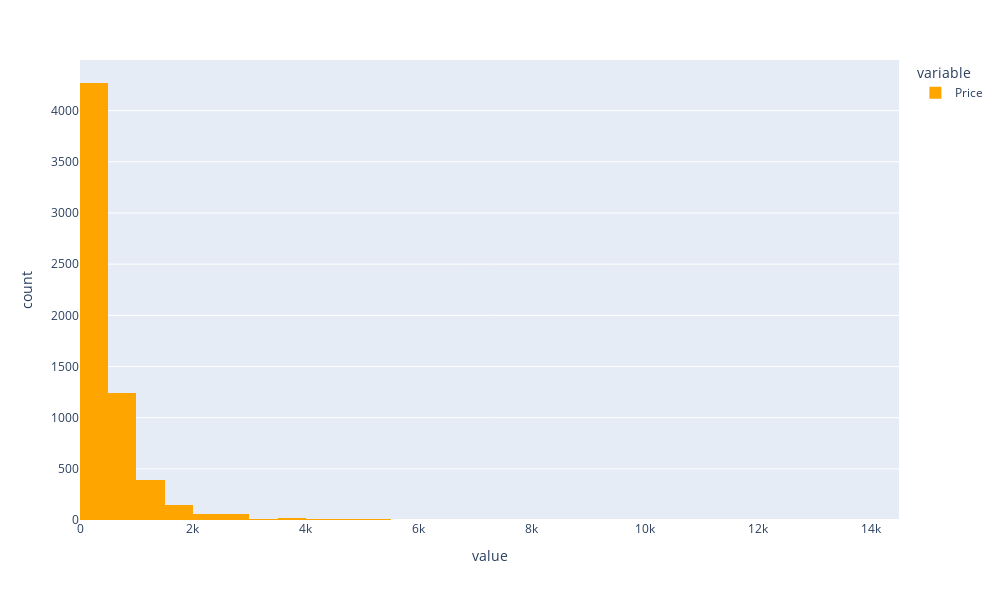

The notebook cell saved with this chart:
### Code cell
import cufflinks as cf
import chart_studio.plotly as py
import plotly.express as px
import seaborn as sns
%matplotlib inline

from plotly.offline import download_plotlyjs, init_notebook_mode, plot, iplot
init_notebook_mode(connected=True)
cf.go_offline()


fig = px.histogram(train_data.Price, nbins=50,color_discrete_sequence=['orange'])

fig.update_layout(
    autosize=False,
    width=1000,
    height=600)
fig.show()

### Figure 1 — Plotly figure (JSON) as saved in the notebook; plotly's stock layout.template omitted (floating-point values rounded to 4 significant figures; data arrays with more than 128 entries replaced by an {"elided": "..."} marker saying what was removed)
{"data": [{"alignmentgroup": "True", "bingroup": "x", "hovertemplate": "variable=Price<br>value=%{x}<br>count=%{y}<extra></extra>", "legendgroup": "Price", "marker": {"color": "orange", "pattern": {"shape": ""}}, "name": "Price", "nbinsx": 50, "offsetgroup": "Price", "orientation": "v", "showlegend": true, "type": "histogram", "x": {"elided": "6237 float values"}, "xaxis": "x", "yaxis": "y"}], "layout": {"autosize": false, "barmode": "relative", "height": 600, "legend": {"title": {"text": "variable"}, "tracegroupgap": 0}, "margin": {"t": 60}, "width": 1000, "xaxis": {"anchor": "y", "domain": [0, 1], "title": {"text": "value"}}, "yaxis": {"anchor": "x", "domain": [0, 1], "title": {"text": "count"}}}}
